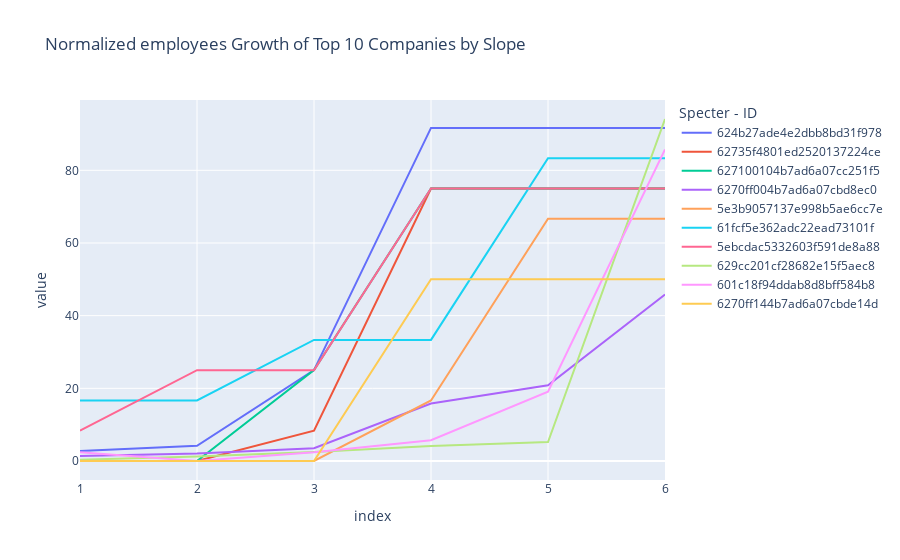
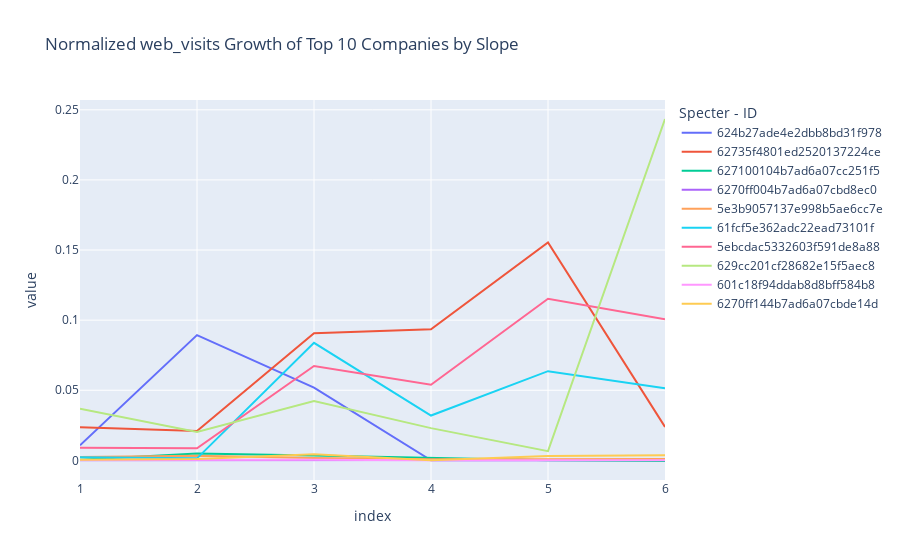
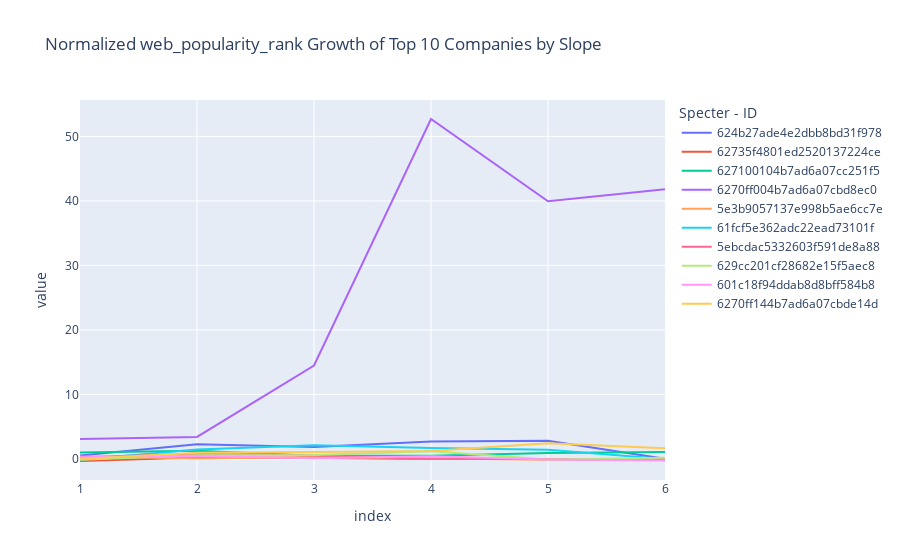
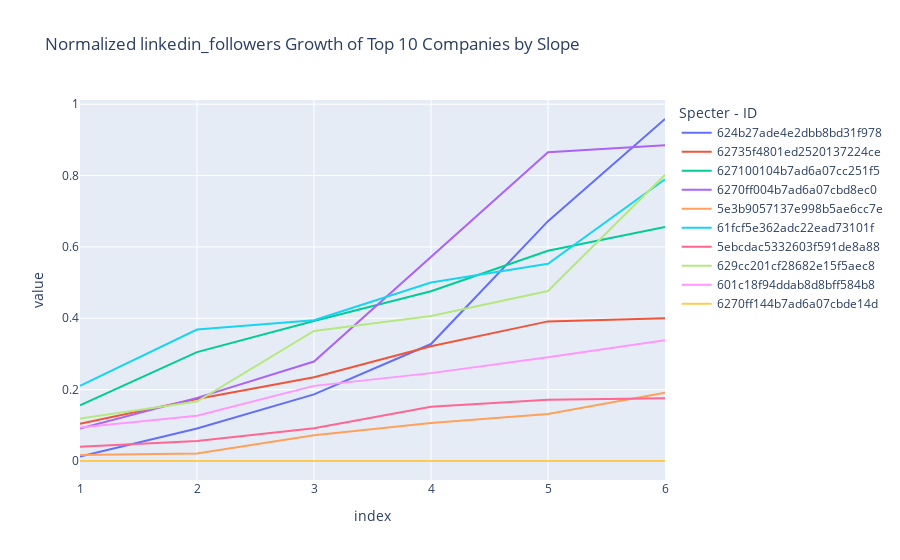

Source (notebook cell) for these figures, in order:
### Code cell
for metric in settings.GROWTH_METRICS:
    top_n_by_slope = 10


    data = processed_data[settings.GROWTH_METRICS[metric]["growth"]].head(top_n_by_slope).T
    data.index = range(1, len(data) + 1)
    fig = px.line(
            data,
            x=data.index,
            y=data.columns,
            title="Normalized {} Growth of Top {} Companies by Slope".format(metric, top_n_by_slope),
        )
    fig.show()

### Figure 1 — Plotly figure (JSON) as saved in the notebook; plotly's stock layout.template omitted (floating-point values rounded to 4 significant figures)
{"data": [{"hovertemplate": "Specter - ID=624b27ade4e2dbb8bd31f978<br>index=%{x}<br>value=%{y}<extra></extra>", "legendgroup": "624b27ade4e2dbb8bd31f978", "line": {"color": "#636efa", "dash": "solid"}, "marker": {"symbol": "circle"}, "mode": "lines", "name": "624b27ade4e2dbb8bd31f978", "orientation": "v", "showlegend": true, "type": "scatter", "x": [1, 2, 3, 4, 5, 6], "xaxis": "x", "y": [2.777, 4.167, 25, 91.67, 91.67, 91.67], "yaxis": "y"}, {"hovertemplate": "Specter - ID=62735f4801ed2520137224ce<br>index=%{x}<br>value=%{y}<extra></extra>", "legendgroup": "62735f4801ed2520137224ce", "line": {"color": "#EF553B", "dash": "solid"}, "marker": {"symbol": "circle"}, "mode": "lines", "name": "62735f4801ed2520137224ce", "orientation": "v", "showlegend": true, "type": "scatter", "x": [1, 2, 3, 4, 5, 6], "xaxis": "x", "y": [0, 0, 8.332, 75, 75, 75], "yaxis": "y"}, {"hovertemplate": "Specter - ID=627100104b7ad6a07cc251f5<br>index=%{x}<br>value=%{y}<extra></extra>", "legendgroup": "627100104b7ad6a07cc251f5", "line": {"color": "#00cc96", "dash": "solid"}, "marker": {"symbol": "circle"}, "mode": "lines", "name": "627100104b7ad6a07cc251f5", "orientation": "v", "showlegend": true, "type": "scatter", "x": [1, 2, 3, 4, 5, 6], "xaxis": "x", "y": [0, 0, 25, 75, 75, 75], "yaxis": "y"}, {"hovertemplate": "Specter - ID=6270ff004b7ad6a07cbd8ec0<br>index=%{x}<br>value=%{y}<extra></extra>", "legendgroup": "6270ff004b7ad6a07cbd8ec0", "line": {"color": "#ab63fa", "dash": "solid"}, "marker": {"symbol": "circle"}, "mode": "lines", "name": "6270ff004b7ad6a07cbd8ec0", "orientation": "v", "showlegend": true, "type": "scatter", "x": [1, 2, 3, 4, 5, 6], "xaxis": "x", "y": [1.389, 2.083, 3.526, 15.83, 20.83, 45.83], "yaxis": "y"}, {"hovertemplate": "Specter - ID=5e3b9057137e998b5ae6cc7e<br>index=%{x}<br>value=%{y}<extra></extra>", "legendgroup": "5e3b9057137e998b5ae6cc7e", "line": {"color": "#FFA15A", "dash": "solid"}, "marker": {"symbol": "circle"}, "mode": "lines", "name": "5e3b9057137e998b5ae6cc7e", "orientation": "v", "showlegend": true, "type": "scatter", "x": [1, 2, 3, 4, 5, 6], "xaxis": "x", "y": [0, 0, 0, 16.67, 66.67, 66.67], "yaxis": "y"}, {"hovertemplate": "Specter - ID=61fcf5e362adc22ead73101f<br>index=%{x}<br>value=%{y}<extra></extra>", "legendgroup": "61fcf5e362adc22ead73101f", "line": {"color": "#19d3f3", "dash": "solid"}, "marker": {"symbol": "circle"}, "mode": "lines", "name": "61fcf5e362adc22ead73101f", "orientation": "v", "showlegend": true, "type": "scatter", "x": [1, 2, 3, 4, 5, 6], "xaxis": "x", "y": [16.67, 16.67, 33.33, 33.33, 83.33, 83.33], "yaxis": "y"}, {"hovertemplate": "Specter - ID=5ebcdac5332603f591de8a88<br>index=%{x}<br>value=%{y}<extra></extra>", "legendgroup": "5ebcdac5332603f591de8a88", "line": {"color": "#FF6692", "dash": "solid"}, "marker": {"symbol": "circle"}, "mode": "lines", "name": "5ebcdac5332603f591de8a88", "orientation": "v", "showlegend": true, "type": "scatter", "x": [1, 2, 3, 4, 5, 6], "xaxis": "x", "y": [8.332, 25, 25, 75, 75, 75], "yaxis": "y"}, {"hovertemplate": "Specter - ID=629cc201cf28682e15f5aec8<br>index=%{x}<br>value=%{y}<extra></extra>", "legendgroup": "629cc201cf28682e15f5aec8", "line": {"color": "#B6E880", "dash": "solid"}, "marker": {"symbol": "circle"}, "mode": "lines", "name": "629cc201cf28682e15f5aec8", "orientation": "v", "showlegend": true, "type": "scatter", "x": [1, 2, 3, 4, 5, 6], "xaxis": "x", "y": [0.3676, 1.261, 2.451, 4.118, 5.229, 94.12], "yaxis": "y"}, {"hovertemplate": "Specter - ID=601c18f94ddab8d8bff584b8<br>index=%{x}<br>value=%{y}<extra></extra>", "legendgroup": "601c18f94ddab8d8bff584b8", "line": {"color": "#FF97FF", "dash": "solid"}, "marker": {"symbol": "circle"}, "mode": "lines", "name": "601c18f94ddab8d8bff584b8", "orientation": "v", "showlegend": true, "type": "scatter", "x": [1, 2, 3, 4, 5, 6], "xaxis": "x", "y": [2.381, 0, 2.381, 5.714, 19.05, 85.71], "yaxis": "y"}, {"hovertemplate": "Specter - ID=6270ff144b7ad6a07cbde14d<br>index=%{x}<br>value=%{y}<extra></extra>", "legendgroup": "6270ff144b7ad6a07cbde14d", "line": {"color": "#FECB52", "dash": "solid"}, "marker": {"symbol": "circle"}, "mode": "lines", "name": "6270ff144b7ad6a07cbde14d", "orientation": "v", "showlegend": true, "type": "scatter", "x": [1, 2, 3, 4, 5, 6], "xaxis": "x", "y": [0, 0, 0, 50, 50, 50], "yaxis": "y"}], "layout": {"legend": {"title": {"text": "Specter - ID"}, "tracegroupgap": 0}, "title": {"text": "Normalized employees Growth of Top 10 Companies by Slope"}, "xaxis": {"anchor": "y", "domain": [0, 1], "title": {"text": "index"}}, "yaxis": {"anchor": "x", "domain": [0, 1], "title": {"text": "value"}}}}

### Figure 2 — Plotly figure (JSON) as saved in the notebook; plotly's stock layout.template omitted (floating-point values rounded to 4 significant figures)
{"data": [{"hovertemplate": "Specter - ID=624b27ade4e2dbb8bd31f978<br>index=%{x}<br>value=%{y}<extra></extra>", "legendgroup": "624b27ade4e2dbb8bd31f978", "line": {"color": "#636efa", "dash": "solid"}, "marker": {"symbol": "circle"}, "mode": "lines", "name": "624b27ade4e2dbb8bd31f978", "orientation": "v", "showlegend": true, "type": "scatter", "x": [1, 2, 3, 4, 5, 6], "xaxis": "x", "y": [0.01073, 0.08932, 0.05189, 0, 0, 0], "yaxis": "y"}, {"hovertemplate": "Specter - ID=62735f4801ed2520137224ce<br>index=%{x}<br>value=%{y}<extra></extra>", "legendgroup": "62735f4801ed2520137224ce", "line": {"color": "#EF553B", "dash": "solid"}, "marker": {"symbol": "circle"}, "mode": "lines", "name": "62735f4801ed2520137224ce", "orientation": "v", "showlegend": true, "type": "scatter", "x": [1, 2, 3, 4, 5, 6], "xaxis": "x", "y": [0.02355, 0.02092, 0.09074, 0.09347, 0.1554, 0.02385], "yaxis": "y"}, {"hovertemplate": "Specter - ID=627100104b7ad6a07cc251f5<br>index=%{x}<br>value=%{y}<extra></extra>", "legendgroup": "627100104b7ad6a07cc251f5", "line": {"color": "#00cc96", "dash": "solid"}, "marker": {"symbol": "circle"}, "mode": "lines", "name": "627100104b7ad6a07cc251f5", "orientation": "v", "showlegend": true, "type": "scatter", "x": [1, 2, 3, 4, 5, 6], "xaxis": "x", "y": [0.000436, 0.004926, 0.003406, 0.001773, 5.218e-05, -0.0004516], "yaxis": "y"}, {"hovertemplate": "Specter - ID=6270ff004b7ad6a07cbd8ec0<br>index=%{x}<br>value=%{y}<extra></extra>", "legendgroup": "6270ff004b7ad6a07cbd8ec0", "line": {"color": "#ab63fa", "dash": "solid"}, "marker": {"symbol": "circle"}, "mode": "lines", "name": "6270ff004b7ad6a07cbd8ec0", "orientation": "v", "showlegend": true, "type": "scatter", "x": [1, 2, 3, 4, 5, 6], "xaxis": "x", "y": [3.22e-06, 1.954e-05, 2.446e-05, 5.748e-05, 0.0001368, 0.0002678], "yaxis": "y"}, {"hovertemplate": "Specter - ID=5e3b9057137e998b5ae6cc7e<br>index=%{x}<br>value=%{y}<extra></extra>", "legendgroup": "5e3b9057137e998b5ae6cc7e", "line": {"color": "#FFA15A", "dash": "solid"}, "marker": {"symbol": "circle"}, "mode": "lines", "name": "5e3b9057137e998b5ae6cc7e", "orientation": "v", "showlegend": true, "type": "scatter", "x": [1, 2, 3, 4, 5, 6], "xaxis": "x", "y": [0.002316, 0.003269, 0.00173, 0.0007858, 0.0007946, 0.0009395], "yaxis": "y"}, {"hovertemplate": "Specter - ID=61fcf5e362adc22ead73101f<br>index=%{x}<br>value=%{y}<extra></extra>", "legendgroup": "61fcf5e362adc22ead73101f", "line": {"color": "#19d3f3", "dash": "solid"}, "marker": {"symbol": "circle"}, "mode": "lines", "name": "61fcf5e362adc22ead73101f", "orientation": "v", "showlegend": true, "type": "scatter", "x": [1, 2, 3, 4, 5, 6], "xaxis": "x", "y": [0.002176, 0.001438, 0.08384, 0.03196, 0.06362, 0.05145], "yaxis": "y"}, {"hovertemplate": "Specter - ID=5ebcdac5332603f591de8a88<br>index=%{x}<br>value=%{y}<extra></extra>", "legendgroup": "5ebcdac5332603f591de8a88", "line": {"color": "#FF6692", "dash": "solid"}, "marker": {"symbol": "circle"}, "mode": "lines", "name": "5ebcdac5332603f591de8a88", "orientation": "v", "showlegend": true, "type": "scatter", "x": [1, 2, 3, 4, 5, 6], "xaxis": "x", "y": [0.008992, 0.00866, 0.06728, 0.05393, 0.1152, 0.1006], "yaxis": "y"}, {"hovertemplate": "Specter - ID=629cc201cf28682e15f5aec8<br>index=%{x}<br>value=%{y}<extra></extra>", "legendgroup": "629cc201cf28682e15f5aec8", "line": {"color": "#B6E880", "dash": "solid"}, "marker": {"symbol": "circle"}, "mode": "lines", "name": "629cc201cf28682e15f5aec8", "orientation": "v", "showlegend": true, "type": "scatter", "x": [1, 2, 3, 4, 5, 6], "xaxis": "x", "y": [0.03687, 0.02025, 0.04225, 0.023, 0.006604, 0.2435], "yaxis": "y"}, {"hovertemplate": "Specter - ID=601c18f94ddab8d8bff584b8<br>index=%{x}<br>value=%{y}<extra></extra>", "legendgroup": "601c18f94ddab8d8bff584b8", "line": {"color": "#FF97FF", "dash": "solid"}, "marker": {"symbol": "circle"}, "mode": "lines", "name": "601c18f94ddab8d8bff584b8", "orientation": "v", "showlegend": true, "type": "scatter", "x": [1, 2, 3, 4, 5, 6], "xaxis": "x", "y": [0.0001883, 0.0003483, 0.0004954, 8.16e-05, 0.0002771, 7.693e-05], "yaxis": "y"}, {"hovertemplate": "Specter - ID=6270ff144b7ad6a07cbde14d<br>index=%{x}<br>value=%{y}<extra></extra>", "legendgroup": "6270ff144b7ad6a07cbde14d", "line": {"color": "#FECB52", "dash": "solid"}, "marker": {"symbol": "circle"}, "mode": "lines", "name": "6270ff144b7ad6a07cbde14d", "orientation": "v", "showlegend": true, "type": "scatter", "x": [1, 2, 3, 4, 5, 6], "xaxis": "x", "y": [0.0004143, 0.0009742, 0.004443, 0, 0.003058, 0.003701], "yaxis": "y"}], "layout": {"legend": {"title": {"text": "Specter - ID"}, "tracegroupgap": 0}, "title": {"text": "Normalized web_visits Growth of Top 10 Companies by Slope"}, "xaxis": {"anchor": "y", "domain": [0, 1], "title": {"text": "index"}}, "yaxis": {"anchor": "x", "domain": [0, 1], "title": {"text": "value"}}}}

### Figure 3 — Plotly figure (JSON) as saved in the notebook; plotly's stock layout.template omitted (floating-point values rounded to 4 significant figures)
{"data": [{"hovertemplate": "Specter - ID=624b27ade4e2dbb8bd31f978<br>index=%{x}<br>value=%{y}<extra></extra>", "legendgroup": "624b27ade4e2dbb8bd31f978", "line": {"color": "#636efa", "dash": "solid"}, "marker": {"symbol": "circle"}, "mode": "lines", "name": "624b27ade4e2dbb8bd31f978", "orientation": "v", "showlegend": true, "type": "scatter", "x": [1, 2, 3, 4, 5, 6], "xaxis": "x", "y": [0.5316, 2.25, 1.835, 2.711, 2.828, 0], "yaxis": "y"}, {"hovertemplate": "Specter - ID=62735f4801ed2520137224ce<br>index=%{x}<br>value=%{y}<extra></extra>", "legendgroup": "62735f4801ed2520137224ce", "line": {"color": "#EF553B", "dash": "solid"}, "marker": {"symbol": "circle"}, "mode": "lines", "name": "62735f4801ed2520137224ce", "orientation": "v", "showlegend": true, "type": "scatter", "x": [1, 2, 3, 4, 5, 6], "xaxis": "x", "y": [-0.328, 0.2154, 0.1255, 0, 0, 0], "yaxis": "y"}, {"hovertemplate": "Specter - ID=627100104b7ad6a07cc251f5<br>index=%{x}<br>value=%{y}<extra></extra>", "legendgroup": "627100104b7ad6a07cc251f5", "line": {"color": "#00cc96", "dash": "solid"}, "marker": {"symbol": "circle"}, "mode": "lines", "name": "627100104b7ad6a07cc251f5", "orientation": "v", "showlegend": true, "type": "scatter", "x": [1, 2, 3, 4, 5, 6], "xaxis": "x", "y": [0.9761, 1.277, 0.499, 0.4699, 0.9165, 1.065], "yaxis": "y"}, {"hovertemplate": "Specter - ID=6270ff004b7ad6a07cbd8ec0<br>index=%{x}<br>value=%{y}<extra></extra>", "legendgroup": "6270ff004b7ad6a07cbd8ec0", "line": {"color": "#ab63fa", "dash": "solid"}, "marker": {"symbol": "circle"}, "mode": "lines", "name": "6270ff004b7ad6a07cbd8ec0", "orientation": "v", "showlegend": true, "type": "scatter", "x": [1, 2, 3, 4, 5, 6], "xaxis": "x", "y": [3.095, 3.409, 14.47, 52.69, 39.95, 41.8], "yaxis": "y"}, {"hovertemplate": "Specter - ID=5e3b9057137e998b5ae6cc7e<br>index=%{x}<br>value=%{y}<extra></extra>", "legendgroup": "5e3b9057137e998b5ae6cc7e", "line": {"color": "#FFA15A", "dash": "solid"}, "marker": {"symbol": "circle"}, "mode": "lines", "name": "5e3b9057137e998b5ae6cc7e", "orientation": "v", "showlegend": true, "type": "scatter", "x": [1, 2, 3, 4, 5, 6], "xaxis": "x", "y": [0.3514, 0.07244, 0.2864, 0.06398, -0.1489, -0.1215], "yaxis": "y"}, {"hovertemplate": "Specter - ID=61fcf5e362adc22ead73101f<br>index=%{x}<br>value=%{y}<extra></extra>", "legendgroup": "61fcf5e362adc22ead73101f", "line": {"color": "#19d3f3", "dash": "solid"}, "marker": {"symbol": "circle"}, "mode": "lines", "name": "61fcf5e362adc22ead73101f", "orientation": "v", "showlegend": true, "type": "scatter", "x": [1, 2, 3, 4, 5, 6], "xaxis": "x", "y": [-0.1336, 1.474, 2.123, 1.679, 1.408, 0], "yaxis": "y"}, {"hovertemplate": "Specter - ID=5ebcdac5332603f591de8a88<br>index=%{x}<br>value=%{y}<extra></extra>", "legendgroup": "5ebcdac5332603f591de8a88", "line": {"color": "#FF6692", "dash": "solid"}, "marker": {"symbol": "circle"}, "mode": "lines", "name": "5ebcdac5332603f591de8a88", "orientation": "v", "showlegend": true, "type": "scatter", "x": [1, 2, 3, 4, 5, 6], "xaxis": "x", "y": [0.2699, 0.8035, 0.5171, 0, 0, 0], "yaxis": "y"}, {"hovertemplate": "Specter - ID=629cc201cf28682e15f5aec8<br>index=%{x}<br>value=%{y}<extra></extra>", "legendgroup": "629cc201cf28682e15f5aec8", "line": {"color": "#B6E880", "dash": "solid"}, "marker": {"symbol": "circle"}, "mode": "lines", "name": "629cc201cf28682e15f5aec8", "orientation": "v", "showlegend": true, "type": "scatter", "x": [1, 2, 3, 4, 5, 6], "xaxis": "x", "y": [-0.1459, 0.5645, 0.5931, 1.179, -0.07932, 0.1726], "yaxis": "y"}, {"hovertemplate": "Specter - ID=601c18f94ddab8d8bff584b8<br>index=%{x}<br>value=%{y}<extra></extra>", "legendgroup": "601c18f94ddab8d8bff584b8", "line": {"color": "#FF97FF", "dash": "solid"}, "marker": {"symbol": "circle"}, "mode": "lines", "name": "601c18f94ddab8d8bff584b8", "orientation": "v", "showlegend": true, "type": "scatter", "x": [1, 2, 3, 4, 5, 6], "xaxis": "x", "y": [0.2535, 0.4648, 0.08799, 0.4135, -0.09345, -0.2551], "yaxis": "y"}, {"hovertemplate": "Specter - ID=6270ff144b7ad6a07cbde14d<br>index=%{x}<br>value=%{y}<extra></extra>", "legendgroup": "6270ff144b7ad6a07cbde14d", "line": {"color": "#FECB52", "dash": "solid"}, "marker": {"symbol": "circle"}, "mode": "lines", "name": "6270ff144b7ad6a07cbde14d", "orientation": "v", "showlegend": true, "type": "scatter", "x": [1, 2, 3, 4, 5, 6], "xaxis": "x", "y": [0.0005621, 0.9377, 1.086, 1.238, 2.434, 1.665], "yaxis": "y"}], "layout": {"legend": {"title": {"text": "Specter - ID"}, "tracegroupgap": 0}, "title": {"text": "Normalized web_popularity_rank Growth of Top 10 Companies by Slope"}, "xaxis": {"anchor": "y", "domain": [0, 1], "title": {"text": "index"}}, "yaxis": {"anchor": "x", "domain": [0, 1], "title": {"text": "value"}}}}

### Figure 4 — Plotly figure (JSON) as saved in the notebook; plotly's stock layout.template omitted (floating-point values rounded to 4 significant figures)
{"data": [{"hovertemplate": "Specter - ID=624b27ade4e2dbb8bd31f978<br>index=%{x}<br>value=%{y}<extra></extra>", "legendgroup": "624b27ade4e2dbb8bd31f978", "line": {"color": "#636efa", "dash": "solid"}, "marker": {"symbol": "circle"}, "mode": "lines", "name": "624b27ade4e2dbb8bd31f978", "orientation": "v", "showlegend": true, "type": "scatter", "x": [1, 2, 3, 4, 5, 6], "xaxis": "x", "y": [0.01245, 0.09129, 0.1867, 0.3278, 0.6722, 0.9585], "yaxis": "y"}, {"hovertemplate": "Specter - ID=62735f4801ed2520137224ce<br>index=%{x}<br>value=%{y}<extra></extra>", "legendgroup": "62735f4801ed2520137224ce", "line": {"color": "#EF553B", "dash": "solid"}, "marker": {"symbol": "circle"}, "mode": "lines", "name": "62735f4801ed2520137224ce", "orientation": "v", "showlegend": true, "type": "scatter", "x": [1, 2, 3, 4, 5, 6], "xaxis": "x", "y": [0.1043, 0.1739, 0.2348, 0.3217, 0.3913, 0.4], "yaxis": "y"}, {"hovertemplate": "Specter - ID=627100104b7ad6a07cc251f5<br>index=%{x}<br>value=%{y}<extra></extra>", "legendgroup": "627100104b7ad6a07cc251f5", "line": {"color": "#00cc96", "dash": "solid"}, "marker": {"symbol": "circle"}, "mode": "lines", "name": "627100104b7ad6a07cc251f5", "orientation": "v", "showlegend": true, "type": "scatter", "x": [1, 2, 3, 4, 5, 6], "xaxis": "x", "y": [0.156, 0.3053, 0.3922, 0.4756, 0.5892, 0.6558], "yaxis": "y"}, {"hovertemplate": "Specter - ID=6270ff004b7ad6a07cbd8ec0<br>index=%{x}<br>value=%{y}<extra></extra>", "legendgroup": "6270ff004b7ad6a07cbd8ec0", "line": {"color": "#ab63fa", "dash": "solid"}, "marker": {"symbol": "circle"}, "mode": "lines", "name": "6270ff004b7ad6a07cbd8ec0", "orientation": "v", "showlegend": true, "type": "scatter", "x": [1, 2, 3, 4, 5, 6], "xaxis": "x", "y": [0.09071, 0.177, 0.2788, 0.573, 0.865, 0.885], "yaxis": "y"}, {"hovertemplate": "Specter - ID=5e3b9057137e998b5ae6cc7e<br>index=%{x}<br>value=%{y}<extra></extra>", "legendgroup": "5e3b9057137e998b5ae6cc7e", "line": {"color": "#FFA15A", "dash": "solid"}, "marker": {"symbol": "circle"}, "mode": "lines", "name": "5e3b9057137e998b5ae6cc7e", "orientation": "v", "showlegend": true, "type": "scatter", "x": [1, 2, 3, 4, 5, 6], "xaxis": "x", "y": [0.01702, 0.02128, 0.07234, 0.1064, 0.1319, 0.1915], "yaxis": "y"}, {"hovertemplate": "Specter - ID=61fcf5e362adc22ead73101f<br>index=%{x}<br>value=%{y}<extra></extra>", "legendgroup": "61fcf5e362adc22ead73101f", "line": {"color": "#19d3f3", "dash": "solid"}, "marker": {"symbol": "circle"}, "mode": "lines", "name": "61fcf5e362adc22ead73101f", "orientation": "v", "showlegend": true, "type": "scatter", "x": [1, 2, 3, 4, 5, 6], "xaxis": "x", "y": [0.2105, 0.3684, 0.3947, 0.5, 0.5526, 0.7895], "yaxis": "y"}, {"hovertemplate": "Specter - ID=5ebcdac5332603f591de8a88<br>index=%{x}<br>value=%{y}<extra></extra>", "legendgroup": "5ebcdac5332603f591de8a88", "line": {"color": "#FF6692", "dash": "solid"}, "marker": {"symbol": "circle"}, "mode": "lines", "name": "5ebcdac5332603f591de8a88", "orientation": "v", "showlegend": true, "type": "scatter", "x": [1, 2, 3, 4, 5, 6], "xaxis": "x", "y": [0.04, 0.056, 0.092, 0.152, 0.172, 0.176], "yaxis": "y"}, {"hovertemplate": "Specter - ID=629cc201cf28682e15f5aec8<br>index=%{x}<br>value=%{y}<extra></extra>", "legendgroup": "629cc201cf28682e15f5aec8", "line": {"color": "#B6E880", "dash": "solid"}, "marker": {"symbol": "circle"}, "mode": "lines", "name": "629cc201cf28682e15f5aec8", "orientation": "v", "showlegend": true, "type": "scatter", "x": [1, 2, 3, 4, 5, 6], "xaxis": "x", "y": [0.1187, 0.1665, 0.3645, 0.4063, 0.4765, 0.8021], "yaxis": "y"}, {"hovertemplate": "Specter - ID=601c18f94ddab8d8bff584b8<br>index=%{x}<br>value=%{y}<extra></extra>", "legendgroup": "601c18f94ddab8d8bff584b8", "line": {"color": "#FF97FF", "dash": "solid"}, "marker": {"symbol": "circle"}, "mode": "lines", "name": "601c18f94ddab8d8bff584b8", "orientation": "v", "showlegend": true, "type": "scatter", "x": [1, 2, 3, 4, 5, 6], "xaxis": "x", "y": [0.094, 0.1266, 0.2105, 0.2463, 0.291, 0.3385], "yaxis": "y"}, {"hovertemplate": "Specter - ID=6270ff144b7ad6a07cbde14d<br>index=%{x}<br>value=%{y}<extra></extra>", "legendgroup": "6270ff144b7ad6a07cbde14d", "line": {"color": "#FECB52", "dash": "solid"}, "marker": {"symbol": "circle"}, "mode": "lines", "name": "6270ff144b7ad6a07cbde14d", "orientation": "v", "showlegend": true, "type": "scatter", "x": [1, 2, 3, 4, 5, 6], "xaxis": "x", "y": [0, 0, 0, 0, 0, 0], "yaxis": "y"}], "layout": {"legend": {"title": {"text": "Specter - ID"}, "tracegroupgap": 0}, "title": {"text": "Normalized linkedin_followers Growth of Top 10 Companies by Slope"}, "xaxis": {"anchor": "y", "domain": [0, 1], "title": {"text": "index"}}, "yaxis": {"anchor": "x", "domain": [0, 1], "title": {"text": "value"}}}}
